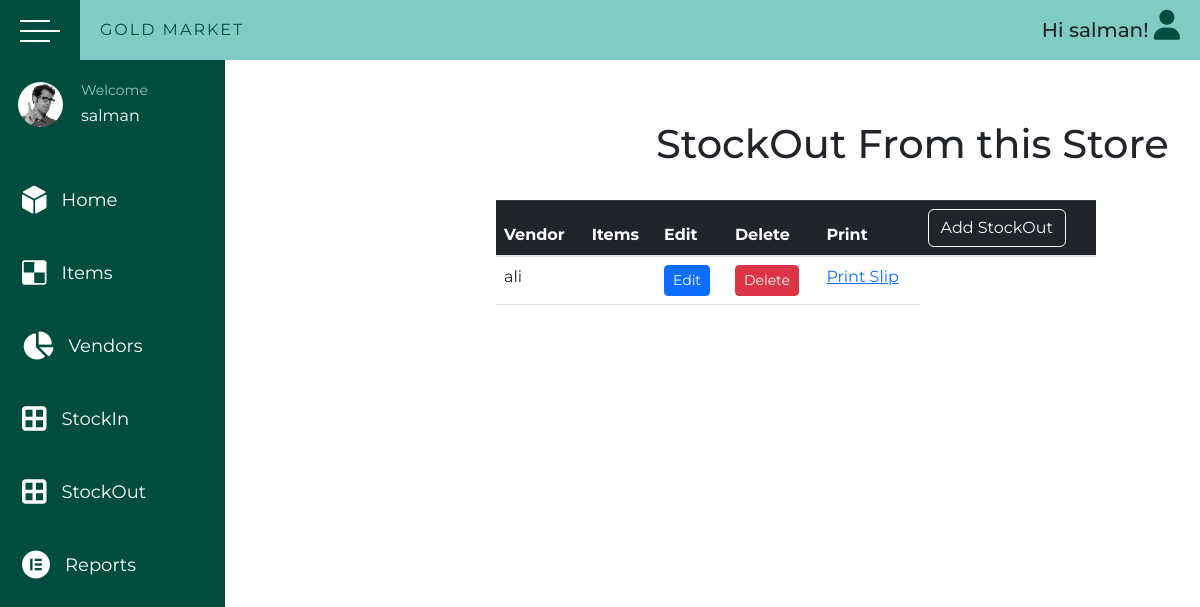
/shop/stockout (signed in), run on an earlier commit of the app's database.
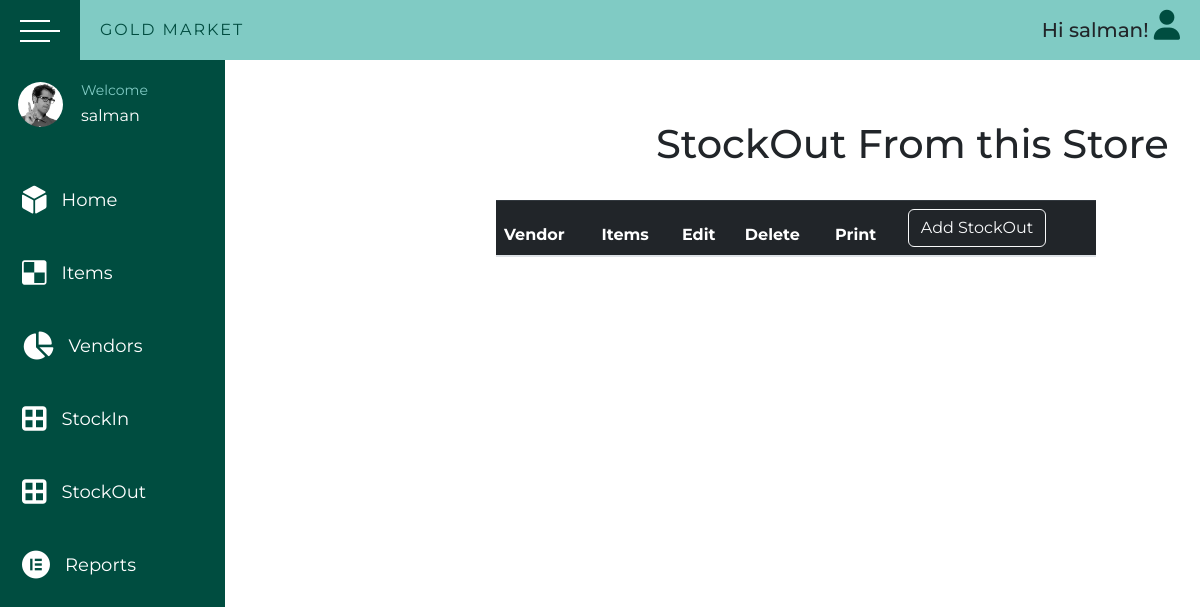
And on a later commit of the database.
### shop/models.py (models this page shows, shortened)
class StockOut(models.Model):
    items = models.ForeignKey(Items, on_delete=models.CASCADE)
    vendor = models.ForeignKey(Vendors, on_delete=models.CASCADE)
    class Meta:
        verbose_name = 'StockOut'
        verbose_name_plural = 'StockOut'

class Vendors(models.Model):
    name = models.CharField(max_length=45)
    address = models.CharField(max_length=150)
    email = models.EmailField(unique=True)
    company = models.ForeignKey(Company, on_delete=models.CASCADE)
    def __str__(self):
        return self.name
    class Meta:
        verbose_name = 'Vendor'

### shop/views.py (the view, shortened to what this page needs)
# urls.py: path('stockout', views.StockOutView.as_view(), name='stockout'),
class StockOutView(LoginRequiredMixin, ListView, FormView):
    model = StockOut
    template_name = "shop/stockout.html"
    context_object_name = "stockout"
    form_class = StockoutForm
    success_url = "/shop/stockout"
    def get_context_data(self, **kwargs):
        context = super().get_context_data(**kwargs)
        context["stockout_form"] = StockoutForm()
        return context

### shop/models.py (called while the page is built)
    def __str__(self):
        return str(self.name)

### shop/templates/shop/stockout.html (shortened to what this page needs)
{% extends 'shop/base/base.html' %}
{% load static %}
{% block css_files %}
  <link rel="stylesheet" href="{% static 'shop/items.css'%}" />
{% endblock %}
{% block content %}
  <h1 class="head">StockOut From this Store</h1>
  <table class="table w-50">
    <thead class="table-dark">
      <tr>
        <th scope="col">Vendor</th>
        <th scope="col">Items</th>
        <th scope="col">Edit</th>
        <th scope="col">Delete</th>
        <th scope="col">Print</th>
        <th scope="col"><button type="button" class="btn btn-outline-light" data-bs-toggle="modal" data-bs-target="#exampleModal">Add StockOut</button></th>
      </tr>
    </thead>
    <tbody>
      {% for stock in stockout %}
        <tr>
          <td>{{ stock.vendor }}</td>
          <td>{{ stock.items }}</td>
          <td><a class="js-edit btn btn-sm btn-primary" href="{% url 'stock_update' stock.id %}">Edit</a></td>
          <td><a class="js-edit btn btn-sm btn-danger" href="{% url 'stockout_delete' stock.id %}">Delete</a></td>
          <td><a href="{% url 'slip_out' stock.id %}">Print Slip</a></td>
        </tr>
      {% endfor %}
    </tbody>
  </table>
{% endblock %}

What changed in the data, as far as the page shows it:
removed StockOut: vendor "ali"
